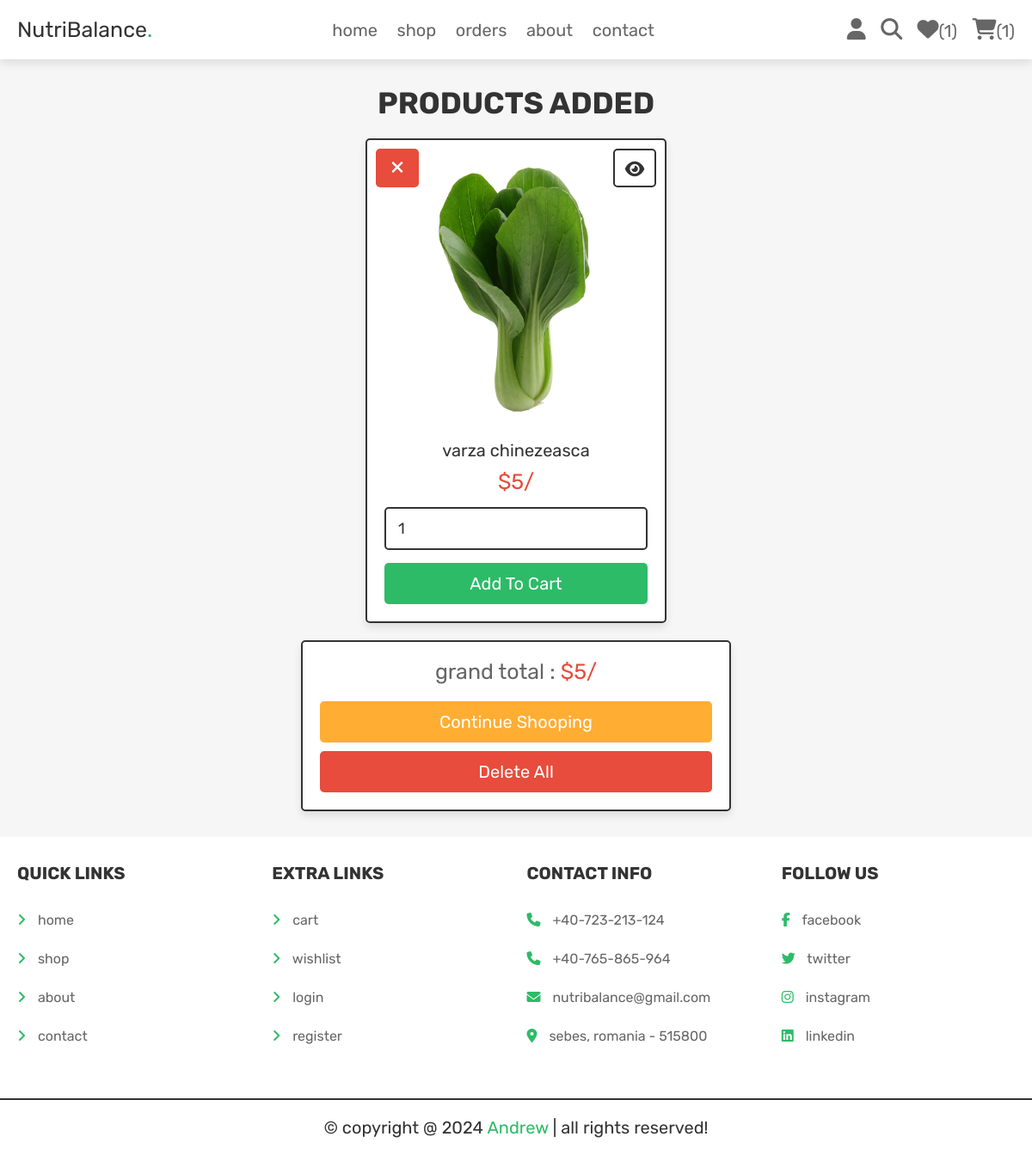
/wishlist.php (signed in), run on the app's committed database.
### tables this page shows
CREATE TABLE `addlist` (
  `id` int NOT NULL,
  `user_id` int NOT NULL,
  `cid` int NOT NULL,
  `nume` varchar(150) NOT NULL,
  `pret` int NOT NULL,
  `imagine` varchar(150) NOT NULL
);

### wishlist.php (the view, shortened to what this page needs)
<?php
include 'conexiune.php';
$user_id = $_SESSION['user_id'];
?>
<!DOCTYPE html>
<html lang="en">
<head>
 <link rel="stylesheet" href="https://cdnjs.cloudflare.com/ajax/libs/font-awesome/6.5.2/css/all.min.css">
<link rel="stylesheet" href="CSS/style.css">
</head>
<body>
<?php include 'header.php';
?>
<section class="wishlist">
  <h1 class="title">products added</h1>
    <div class="box-container">
    <?php
      $grand_total = 0;
      $select_wishlist = $conexiune->prepare("SELECT * FROM `addlist` WHERE user_id =?");
      $select_wishlist->bind_param('i', $user_id);
      $select_wishlist->execute();
      $result_wishlist = $select_wishlist->get_result();
      if($result_wishlist->num_rows > 0){
           while($fetch_wishlist = $result_wishlist->fetch_assoc()){
    ?>
     <form action="" method="POST" class="box">
        <a href="wishlist.php?delete=<?= $fetch_wishlist['id']; ?>" class = "fas fa-times" onclick="return confirm('you want to delete this?');"></a>
        <a href="view_page.php?cid=<?= $fetch_wishlist['cid']; ?>" class="fas fa-eye"></a>
        <img src="intrare_img/<?= $fetch_wishlist['imagine']; ?>" alt="">
        <div class="name"><?= $fetch_wishlist['nume']; ?></div>
        <div class="price">$<?= $fetch_wishlist['pret']; ?>/</div>
        <input type="number" min="1" value="1" class="qty" name="p_qty">
        <input type="submit" value="add to cart" name = "add_to_cart" class="btn">
     </form>
    <?php
      $grand_total += $fetch_wishlist['pret'];
      }
    }else{
       echo '<p class="empty">your wishlist is empty</p>';
    }
    ?>
    </div>
    <div class="wishlist-total">
       <p>grand total : <span>$<?= $grand_total; ?>/</span></p>
        <a href="shop.php" class="option-btn">continue shooping</a>
        <a href="wishlist.php?delete_all" class="delete-btn <?= ($grand_total > 1)?'':'disabled' ?>">delete all</a>
    </div>
</section>
<?php include 'footer.php';
?>
</body>
</html>

### CSS/style.css (style rules this page uses)
.wishlist .box-container { display: grid; grid-template-columns: repeat(auto-fit, 35rem); gap: 1.5rem; justify-content: center; align-items: flex-start; }
.wishlist .box-container .box { padding: 2rem; text-align: center; border: var(--border); background-color: var(--white); box-shadow: var(--box-shadow); border-radius: 0.5rem; position: relative; }
.wishlist .box-container .box .price { padding: 1rem 0; color: var(--red); font-size: 2.5rem; }
.wishlist .box-container .box .fa-eye { position: absolute; top: 1rem; right: 1rem; border-radius: 0.5rem; height: 4.5rem; line-height: 4.3rem; width: 5rem; border: var(--border); color: var(--black); font-size: 2rem; }
.wishlist .box-container .box .fa-times { position: absolute; top: 1rem; left: 1rem; border-radius: 0.5rem; height: 4.5rem; line-height: 4.3rem; width: 5rem; color: var(--white); font-size: 2rem; background-color: var(--red); }
.wishlist .box-container .box img { width: 100%; margin-bottom: 1rem; }
.wishlist .box-container .box .name { font-size: 2rem; color: var(--black); padding-top: 1rem; }
.wishlist .box-container .box .qty { margin: 0.5rem 0; border-radius: 0.5rem; padding: 1.2rem 1.4rem; font-size: 1.8rem; color: var(--black); border: var(--border); width: 100%; }
.wishlist .wishlist-total { max-width: 50rem; margin: 0 auto; margin-top: 2rem; padding: 2rem; text-align: center; border: var(--border); background-color: var(--white); box-shadow: var(--box-shadow); border-radius: 0.5rem; }
.wishlist .wishlist-total p { margin-bottom: 2rem; font-size: 2.5rem; color: var(--light-color); }
.wishlist .wishlist-total p span { color: var(--red); }

### CSS/componente.css (style rules this page uses)
:root { --green: #2dbb68; --orange: #ffad33; --red: #e74c3c; --black: #333; --light-color: #666; --white: #fff; --light-bg: #f6f6f6; --border: 0.2rem solid var(--black); --box-shadow: 0 0.5rem 1rem rgba(0, 0, 0, 0.1); }
* { font-family: "Rubik", sans-serif; margin: 0; padding: 0; box-sizing: border-box; outline: none; border: none; text-decoration: none; color: var(--black); }
body { background-color: var(--light-bg); }
html { font-size: 62.5%; overflow-x: hidden; scroll-behavior: smooth; scroll-padding-top: 6.5rem; }
section { padding: 3rem 2rem; max-width: 1200px; margin: 0 auto; }
.btn, .delete-btn, .option-btn { width: 100%; margin-top: 1rem; border-radius: 0.5rem; padding: 1.2rem 1.4rem; display: block; font-size: 2rem; color: var(--white); cursor: pointer; text-transform: capitalize; text-align: center; }
.btn { background-color: var(--green); }
.delete-btn { background-color: var(--red); }
.option-btn { background-color: var(--orange); }
.title { text-align: center; margin-bottom: 2rem; text-transform: uppercase; color: var(--black); font-size: 3.5rem; }

### data on the page
addlist: imagine (picture), nume "varza chinezeasca", pret "5"

### other printed values
$result_countwish->num_rows "1"
$result_count->num_rows "1"
$grand_total "5"
